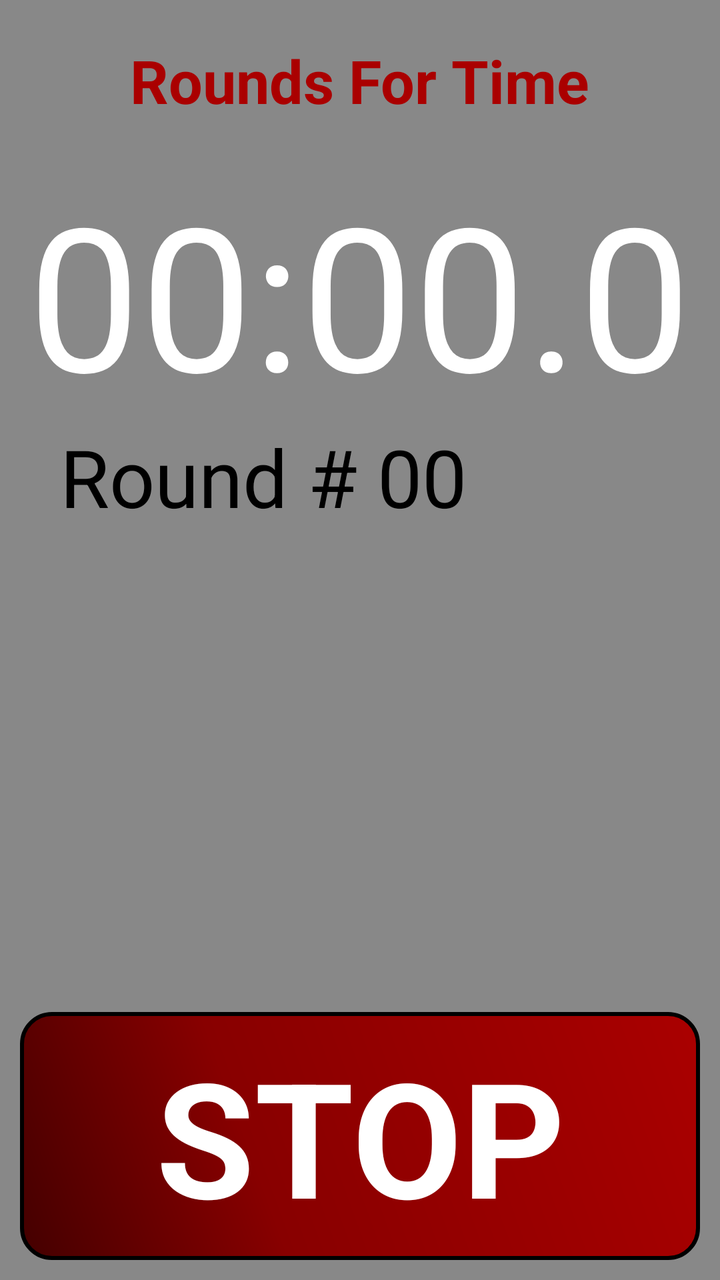
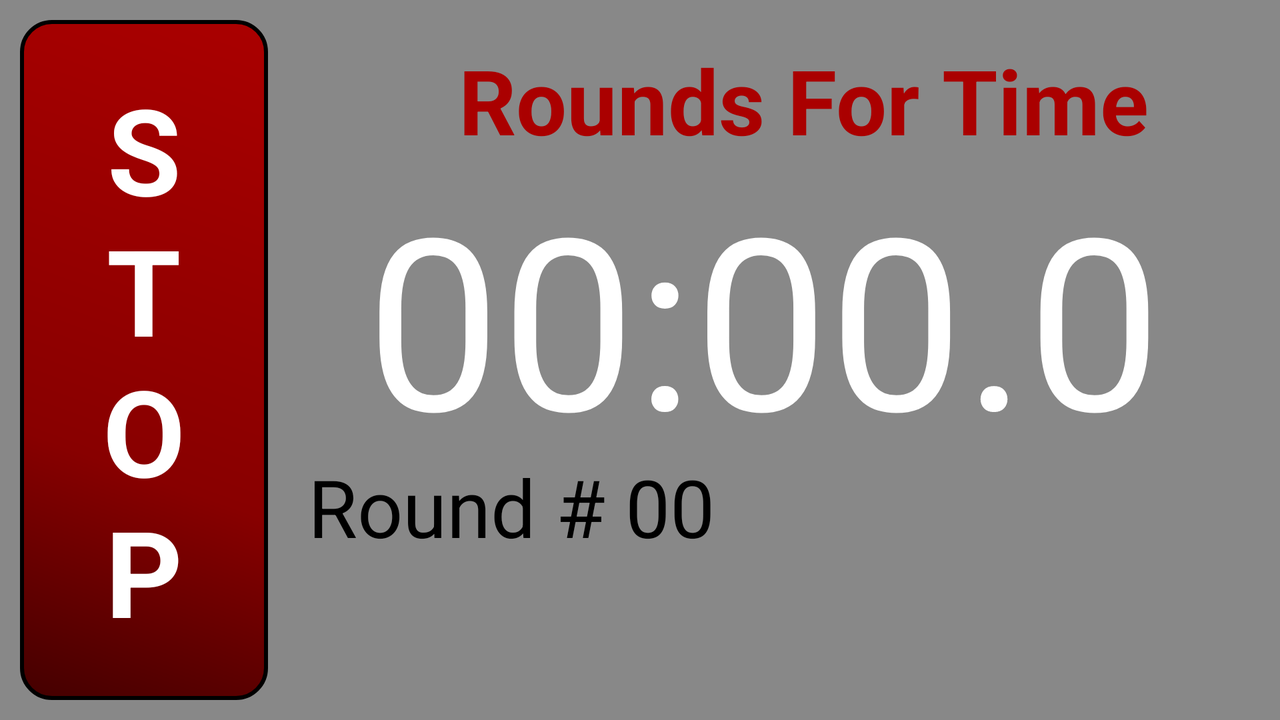

An Android layout and its configuration variant, each rendered on a device that would load it. The default file and the variant file are quoted in full after the pictures.
<!-- AndroidManifest.xml: application theme AppTheme -->
<!-- res/layout/activity_running_rft.xml -->
<LinearLayout xmlns:android="http://schemas.android.com/apk/res/android"
    xmlns:tools="http://schemas.android.com/tools"
    android:layout_width="match_parent"
    android:layout_height="match_parent"
    android:paddingLeft="@dimen/activity_horizontal_margin"
    android:paddingRight="@dimen/activity_horizontal_margin"
    android:paddingTop="@dimen/activity_vertical_margin"
    android:paddingBottom="@dimen/activity_vertical_margin"
    android:orientation="vertical"
    android:weightSum="5"
    android:id="@+id/whole_layout"
    tools:context="com.jrb.phiitnesstimer.RunningRFT">

    <LinearLayout
        android:id="@+id/container_time_display"
        android:layout_width="match_parent"
        android:layout_height="0dp"
        android:layout_weight="4"
        android:orientation="vertical"
        >

        <TextView
            style="@style/TitleStyle"
            android:layout_width="wrap_content"
            android:layout_height="wrap_content"
            android:text="@string/title_RFT"
            android:id="@+id/lblTitle" />

        <TextView
            style="@style/TimeDisplayStyle"
            android:layout_width="wrap_content"
            android:layout_height="wrap_content"
            android:text="@string/text_start_time"
            android:layout_gravity="center_horizontal"
            android:id="@+id/lblTimeDisplay" />

        <LinearLayout
            android:layout_width="wrap_content"
            android:layout_height="wrap_content">
            <TextView
                style="@style/RoundDisplayStyle_land"
                android:layout_width="wrap_content"
                android:layout_height="wrap_content"
                android:text="@string/label_rounds"
                android:id="@+id/lblRounds" />

            <TextView
                style="@style/RoundNumStyle_land"
                android:layout_width="wrap_content"
                android:layout_height="wrap_content"
                android:text="@string/text_start_rounds"
                android:id="@+id/lblRoundNum" />
        </LinearLayout>

    </LinearLayout>

    <Button
        style="@style/StopButtonStyle"
        android:layout_width="match_parent"
        android:layout_height="0dp"
        android:layout_weight="1"
        android:id="@+id/btnStop" />

</LinearLayout>
<!-- resources referenced by this layout -->
<resources>
  <dimen name="activity_horizontal_margin">10dp</dimen>
  <dimen name="activity_vertical_margin">10dp</dimen>
  <string name="label_rounds">Round #</string>
  <string name="text_start_rounds">00</string>
  <string name="text_start_time">00:00.0</string>
  <string name="title_RFT">Rounds For Time</string>
  <style name="RoundDisplayStyle_land" parent="android:Widget.TextView">
          <item name="android:textSize">@dimen/round_num_sizes_land</item>
          <item name="android:paddingTop">@dimen/text_padding_land</item>
          <item name="android:paddingBottom">@dimen/text_padding_land</item>
          <item name="android:layout_marginBottom">@dimen/bottom_spacing_margin_land</item>
          <item name="android:layout_marginTop">@dimen/top_spacing_margin_land</item>
          <item name="android:layout_marginLeft">@dimen/left_spacing_margin_land</item>
      </style>
  <style name="RoundNumStyle_land" parent="android:Widget.TextView">
          <item name="android:textSize">@dimen/round_num_sizes_land</item>
          <item name="android:paddingTop">@dimen/text_padding_land</item>
          <item name="android:paddingBottom">@dimen/text_padding_land</item>
          <item name="android:layout_marginTop">@dimen/top_spacing_margin_land</item>
          <item name="android:layout_marginBottom">@dimen/bottom_spacing_margin_land</item>
          <item name="android:layout_marginLeft">@dimen/text_rounds_left_margin</item>
      </style>
  <style name="StopButtonStyle" parent="android:Widget.Button">
          <item name="android:paddingLeft">@dimen/edit_text_padding</item>
          <item name="android:paddingRight">@dimen/edit_text_padding</item>
          <item name="android:textSize">@dimen/stop_button_text</item>
          <item name="android:text">@string/action_stop</item>
          <item name="android:textColor">@color/white</item>
          <item name="android:background">@drawable/button_shape_stop</item>
          <item name="android:textStyle">bold</item>
      </style>
  <style name="TimeDisplayStyle" parent="android:Widget.TextView">
          <item name="android:textSize">@dimen/time_display_sizes</item>
          <item name="android:textColor">@color/white</item>
          <item name="android:layout_centerHorizontal">true</item>
          <item name="android:layout_marginTop">@dimen/dialog_spacing_margin</item>
      </style>
  <style name="TitleStyle" parent="android:Widget.TextView">
          <item name="android:textSize">@dimen/title_sizes</item>
          <item name="android:textColor">@color/red</item>
          <item name="android:textStyle">bold</item>
          <item name="android:layout_gravity">center_horizontal</item>
          <item name="android:layout_centerHorizontal">true</item>
          <item name="android:layout_marginTop">10dp</item>
      </style>
  <style name="AppTheme" parent="android:Theme.Holo.Light.DarkActionBar">
          <item name="android:background">@color/background_grey</item>
          <item name="android:textColor">@color/black</item>
          <item name="android:fontFamily">sans-serif</item>
      </style>
  <dimen name="round_num_sizes_land">40sp</dimen>
  <dimen name="text_padding_land">-5dp</dimen>
  <dimen name="bottom_spacing_margin_land">-10dp</dimen>
  <dimen name="top_spacing_margin_land">-2dp</dimen>
  <dimen name="left_spacing_margin_land">20dp</dimen>
  <dimen name="text_rounds_left_margin">10dp</dimen>
  <dimen name="edit_text_padding">8dp</dimen>
  <dimen name="stop_button_text">80sp</dimen>
  <string name="action_stop">STOP</string>
  <color name="white">#FFFFFFFF</color>
  <dimen name="time_display_sizes">100sp</dimen>
  <dimen name="dialog_spacing_margin">20dp</dimen>
  <dimen name="title_sizes">30sp</dimen>
  <color name="red">#FFAA0000</color>
  <color name="background_grey">#FF888888</color>
  <color name="black">#FF000000</color>
</resources>
<!-- res/layout-land/activity_running_rft.xml (the repository's variant of the layout above) -->
<!-- drawn on the phone turned sideways -->
<LinearLayout xmlns:android="http://schemas.android.com/apk/res/android"
    xmlns:tools="http://schemas.android.com/tools"
    android:layout_width="match_parent"
    android:layout_height="match_parent"
    android:paddingLeft="@dimen/activity_horizontal_margin"
    android:paddingRight="@dimen/activity_horizontal_margin"
    android:paddingTop="@dimen/activity_vertical_margin"
    android:paddingBottom="@dimen/activity_vertical_margin"
    android:orientation="horizontal"
    android:id="@+id/whole_layout"
    android:weightSum="5"
    tools:context="com.jrb.phiitnesstimer.RunningRFT">

    <Button
        style="@style/StopButtonStyle_land"
        android:layout_width="0dp"
        android:layout_height="match_parent"
        android:layout_weight="1"
        android:id="@+id/btnStop" />

    <LinearLayout
        android:id="@+id/container_time_display"
        android:layout_width="0dp"
        android:layout_height="match_parent"
        android:layout_weight="4"
        android:orientation="vertical"
        >

        <TextView
            style="@style/TitleStyle_land"
            android:layout_width="wrap_content"
            android:layout_height="wrap_content"
            android:text="@string/title_RFT"
            android:id="@+id/lblTitle" />

        <TextView
            style="@style/TimeDisplayStyle_land"
            android:layout_width="wrap_content"
            android:layout_height="wrap_content"
            android:text="@string/text_start_time"
            android:layout_gravity="center_horizontal"
            android:id="@+id/lblTimeDisplay" />

        <LinearLayout
            android:layout_width="wrap_content"
            android:layout_height="wrap_content">
            <TextView
                style="@style/RoundDisplayStyle_land"
                android:layout_width="wrap_content"
                android:layout_height="wrap_content"
                android:text="@string/label_rounds"
                android:id="@+id/lblRounds" />

            <TextView
                style="@style/RoundNumStyle_land"
                android:layout_width="wrap_content"
                android:layout_height="wrap_content"
                android:text="@string/text_start_rounds"
                android:id="@+id/lblRoundNum" />
        </LinearLayout>

    </LinearLayout>

</LinearLayout>
<!-- resources referenced by the variant -->
<!-- as the phone turned sideways resolves them -->
<resources>
  <dimen name="activity_horizontal_margin">10dp</dimen>
  <dimen name="activity_vertical_margin">10dp</dimen>
  <string name="label_rounds">Round #</string>
  <string name="text_start_rounds">00</string>
  <string name="text_start_time">00:00.0</string>
  <string name="title_RFT">Rounds For Time</string>
  <style name="RoundDisplayStyle_land" parent="android:Widget.TextView">
          <item name="android:textSize">@dimen/round_num_sizes_land</item>
          <item name="android:paddingTop">@dimen/text_padding_land</item>
          <item name="android:paddingBottom">@dimen/text_padding_land</item>
          <item name="android:layout_marginBottom">@dimen/bottom_spacing_margin_land</item>
          <item name="android:layout_marginTop">@dimen/top_spacing_margin_land</item>
          <item name="android:layout_marginLeft">@dimen/left_spacing_margin_land</item>
      </style>
  <style name="RoundNumStyle_land" parent="android:Widget.TextView">
          <item name="android:textSize">@dimen/round_num_sizes_land</item>
          <item name="android:paddingTop">@dimen/text_padding_land</item>
          <item name="android:paddingBottom">@dimen/text_padding_land</item>
          <item name="android:layout_marginTop">@dimen/top_spacing_margin_land</item>
          <item name="android:layout_marginBottom">@dimen/bottom_spacing_margin_land</item>
          <item name="android:layout_marginLeft">@dimen/text_rounds_left_margin</item>
      </style>
  <style name="StopButtonStyle_land" parent="android:Widget.Button">
          <item name="android:paddingLeft">@dimen/edit_text_padding</item>
          <item name="android:paddingRight">@dimen/edit_text_padding</item>
          <item name="android:textSize">@dimen/stop_button_text_land</item>
          <item name="android:text">@string/action_stop_land</item>
          <item name="android:textColor">@color/white</item>
          <item name="android:background">@drawable/button_shape_stop</item>
          <item name="android:textStyle">bold</item>
      </style>
  <style name="AppTheme" parent="android:Theme.Holo.Light.DarkActionBar">
          <item name="android:background">@color/background_grey</item>
          <item name="android:textColor">@color/black</item>
          <item name="android:fontFamily">sans-serif</item>
      </style>
  <dimen name="round_num_sizes_land">40sp</dimen>
  <dimen name="text_padding_land">-5dp</dimen>
  <dimen name="bottom_spacing_margin_land">-10dp</dimen>
  <dimen name="top_spacing_margin_land">-2dp</dimen>
  <dimen name="left_spacing_margin_land">20dp</dimen>
  <dimen name="text_rounds_left_margin">10dp</dimen>
  <dimen name="edit_text_padding">8dp</dimen>
  <dimen name="stop_button_text_land">60sp</dimen>
  <string name="action_stop_land">S\nT\nO\nP</string>
  <color name="white">#FFFFFFFF</color>
  <!-- drawable button_shape_stop (drawable) -->
  <?xml version="1.0" encoding="utf-8"?>
  <shape xmlns:android="http://schemas.android.com/apk/res/android" android:shape="rectangle" >
  <corners
  android:radius="15dp"
  />
  <gradient
  android:angle="45"
  android:centerX="35%"
  android:centerColor="#880000"
  android:startColor="#440000"
  android:endColor="#AA0000"
  android:type="linear"
  />
  <padding
  android:left="0dp"
  android:top="0dp"
  android:right="0dp"
  android:bottom="0dp"
  />
  <size
  android:width="270dp"
  android:height="100dp"
  />
  <stroke
  android:width="2dp"
  android:color="#000000"
  />
  </shape>
  <dimen name="time_display_sizes_land">120sp</dimen>
  <dimen name="title_sizes_land">45sp</dimen>
  <color name="red">#FFAA0000</color>
  <dimen name="title_margin_land">10dp</dimen>
  <color name="background_grey">#FF888888</color>
  <color name="black">#FF000000</color>
</resources>
